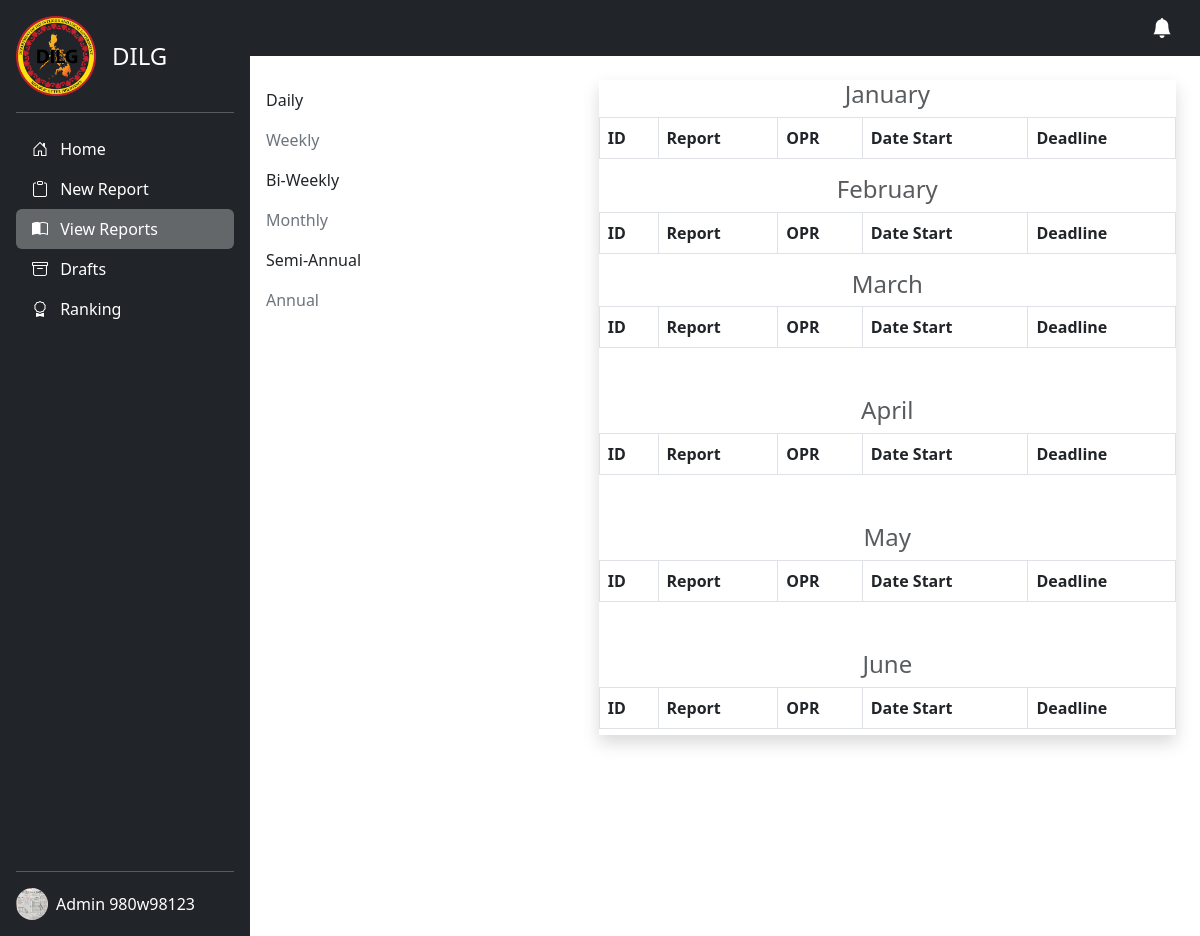
/admin/semi-anual.php (signed in), run on the app's committed database.
### tables this page shows
CREATE TABLE `users` (
  `id` int(11) NOT NULL,
  `user_type` int(50) NOT NULL,
  `user_id` varchar(50) NOT NULL,
  `email` varchar(50) NOT NULL,
  `password` varchar(255) NOT NULL,
  `first_name` varchar(50) NOT NULL,
  `middle_name` varchar(50) NOT NULL,
  `last_name` varchar(50) NOT NULL,
  `date_of_birth` date NOT NULL,
  `address` varchar(255) NOT NULL,
  `barangay` varchar(50) NOT NULL,
  `barangay_id` varchar(50) NOT NULL,
  `dilg_id` varchar(100) NOT NULL,
  `image` blob NOT NULL,
  `date_time_created` datetime NOT NULL,
  `date_time_updated` datetime NOT NULL
);

### admin/semi-anual.php (the view, shortened to what this page needs)
<?php
include('../connection.php');
$curMonth = date("m", time());
$curQuarter = ceil($curMonth / 3);
$user_id = $_SESSION['user_id'];
$report_link = "add-report.php";
$view_link = "reports.php";
$draft_link = "draft.php";
$ranking = "ranking.php";
if ($curQuarter == 1 || $curQuarter == 2) {
  $months = ['January', 'February', 'March', 'April', 'May', 'June'];
} elseif ($curQuarter == 3 || $curQuarter == 4) {
  $months = ['July', 'August', 'September', 'October', 'November', 'December'];
}
?>
<!DOCTYPE html>
<html lang="en">
<head>
  <link href="https://cdn.jsdelivr.net/npm/bootstrap@5.3.0-alpha1/dist/css/bootstrap.min.css" rel="stylesheet">
  <link rel="stylesheet" href="https://cdnjs.cloudflare.com/ajax/libs/bootstrap-icons/1.10.3/font/bootstrap-icons.min.css" />
  <link rel="stylesheet" href="../src/css/preloader.css">
</head>
<body>
  <main class="d-flex">
    <div class="d-flex flex-column flex-shrink-0 p-3 text-white bg-dark" style="width: 250px; min-height: 100vh;">
      <a href="/" class="d-flex align-items-center mb-3 mb-md-0 me-md-auto text-white text-decoration-none">
        <img src="../src/img/dilg.png" height="80" alt="">
        <span class="fs-4 ps-3">DILG</span>
      </a>
      <hr>
      <ul class="nav nav-pills flex-column mb-auto">
        <li class="nav-item">
          <a href="index.php" class="nav-link text-white">
            <i class="bi bi-house-door me-2"></i>
            Home
          </a>
        </li>
        <li>
          <a href="<?php echo $report_link ?>" class="nav-link text-white">
            <i class="bi bi-clipboard me-2"></i>
            New Report
          </a>
        </li>
        <li>
          <a href="<?php echo $view_link ?>" class="nav-link text-white active" aria-current="page">
            <i class="bi bi-book-half me-2"></i>
            View Reports
          </a>
        </li>
        <li>
          <a href="<?php echo $draft_link ?>" class="nav-link text-white">
            <i class="bi bi-archive me-2"></i>
            Drafts
          </a>
        </li>
        <li>
          <a href="<?php echo $ranking ?>" class="nav-link text-white">
            <i class="bi bi-award me-2"></i>
            Ranking
          </a>
        </li>
      </ul>
      <hr>
      <div class="dropdown">
        <a href="#" class="d-flex align-items-center text-white text-decoration-none" id="dropdownUser1" data-bs-toggle="dropdown" aria-expanded="false">
          <?php
          $sql_admin = "SELECT * FROM users WHERE user_id = '$user_id'";
          $query_admin = mysqli_query($conn, $sql_admin);
          $admin_row = mysqli_fetch_array($query_admin);
          ?>
          <img src="<?php if (empty($admin_row['image'])) {
                      echo '../src/img/avatar.svg';
                    } else {
                      echo 'admins/' . $admin_row['image'];
                    } ?>" alt="" width="32" height="32" class="rounded-circle me-2">
          <?= $admin_row['first_name'] . ' ' . $admin_row['last_name'] ?>
        </a>
      </div>
    </div>
    <div class="container-fluid p-0">
      <nav class="navbar bg-dark navbar-dark">
        <div class="container">
          <a class="navbar-brand ms-auto" href="#"><i class="bi bi-bell-fill"></i></a>
        </div>
      </nav>
      <div class="row mt-4">
        <div class="col-lg-4">
          <ul class="nav flex-column">
            <li class="nav-item">
              <a class="nav-link text-dark" href="daily.php">Daily</a>
            </li>
            <li class="nav-item">
              <a class="nav-link text-secondary" href="weekly.php">Weekly</a>
            </li>
            <li class="nav-item">
              <a class="nav-link text-dark" href="bi-weekly.php">Bi-Weekly</a>
            </li>
            <li class="nav-item">
              <a class="nav-link text-secondary" href="monthly.php">Monthly</a>
            </li>
            <li class="nav-item">
              <a class="nav-link text-dark" href="semi-anual.php">Semi-Annual</a>
            </li>
            <li class="nav-item">
              <a class="nav-link text-secondary" href="annualy.php">Annual</a>
            </li>
          </ul>
        </div>
        <div class="col-lg-8">
          <div class="card shadow py-0 mx-4" style="border: none; border-radius: 0; max-height: 70vh; overflow: hidden; overflow-y:scroll ;">
            <h1 class="text-center text-muted h4"> <?php echo $months[0] ?></h1>
            <table class="table table-bordered">
              <thead>
                <tr>
                  <th>ID</th>
                  <th>Report</th>
                  <th>OPR</th>
                  <th>Date Start</th>
                  <th>Deadline</th>
                </tr>
              </thead>
            </table>
            <h1 class="text-center text-muted h4"> <?php echo $months[1] ?></h1>
            <table class="table table-bordered">
              <thead>
                <tr>
                  <th>ID</th>
                  <th>Report</th>
                  <th>OPR</th>
                  <th>Date Start</th>
                  <th>Deadline</th>
                </tr>
              </thead>
            </table>
            <h1 class="text-center text-muted h4"> <?php echo $months[2] ?></h1>
            <table class="table table-bordered mb-5">
              <thead>
                <tr>
                  <th>ID</th>
                  <th>Report</th>
                  <th>OPR</th>
                  <th>Date Start</th>
                  <th>Deadline</th>
                </tr>
              </thead>
            </table>
            <h1 class="text-center text-muted h4"> <?php echo $months[3] ?></h1>
            <table class="table table-bordered mb-5">
              <thead>
                <tr>
                  <th>ID</th>
                  <th>Report</th>
                  <th>OPR</th>
                  <th>Date Start</th>
                  <th>Deadline</th>
                </tr>
              </thead>
            </table>
            <h1 class="text-center text-muted h4"> <?php echo $months[4] ?></h1>
            <table class="table table-bordered mb-5">
              <thead>
                <tr>
                  <th>ID</th>
                  <th>Report</th>
                  <th>OPR</th>
                  <th>Date Start</th>
                  <th>Deadline</th>
                </tr>
              </thead>
            </table>
            <h1 class="text-center text-muted h4"> <?php echo $months[5] ?></h1>
            <table class="table table-bordered">
              <thead>
                <tr>
                  <th>ID</th>
                  <th>Report</th>
                  <th>OPR</th>
                  <th>Date Start</th>
                  <th>Deadline</th>
                </tr>
              </thead>
            </table>
          </div>
        </div>
      </div>
    </div>
  </main>
</body>
</html>

### admin/semi-anual.php (style rules this page uses)
body { overflow-x: hidden; }
.active { background: rgba(255, 255, 255, 0.3) !important; }

### data on the page
users: image (picture), first_name "Admin", last_name "980w98123"

### other printed values
$months[0] "January"
$months[1] "February"
$months[2] "March"
$months[3] "April"
$months[4] "May"
$months[5] "June"
